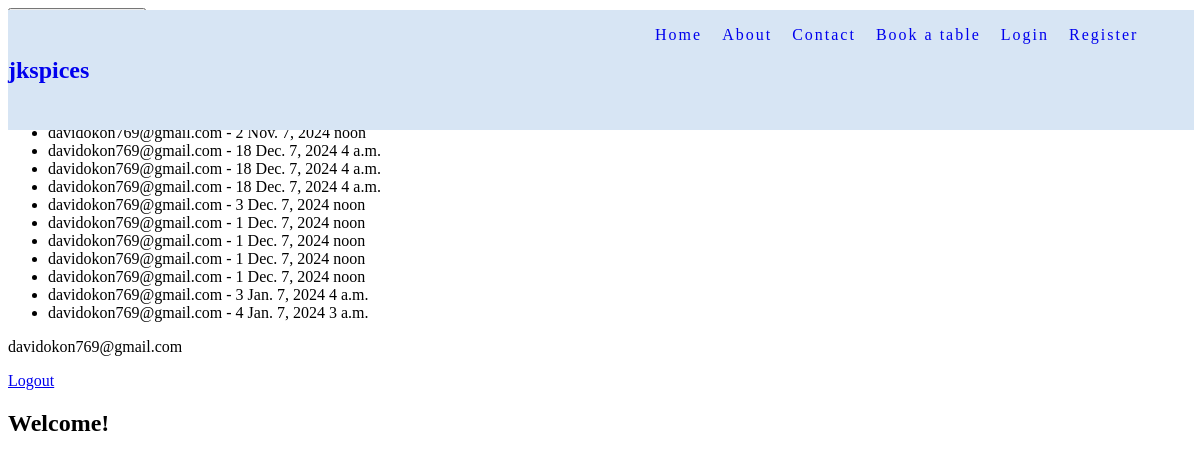
The app's page /restaurant/ (signed in) with its own data.
### restaurant/models.py (models this page shows)
class Bookings(models.Model):
    user = models.ForeignKey(User, on_delete=models.CASCADE, null=True)
    user_email = models.EmailField()
    group_size = models.PositiveIntegerField()
    booking_date = models.DateField()
    booking_time = models.TimeField(auto_now_add=False, blank=False, max_length=100)
    created_on = models.DateTimeField(auto_now_add=True)
    approved = models.BooleanField(default=False)

### restaurant/views.py (the view)
# urls.py: path('restaurant/', restaurant_views.my_restaurant, name='restaurant'),
def my_restaurant(request):
    bookings = Bookings.objects.all()
    return render(request, "index.html", {'bookings': bookings})

### restaurant/templates/index.html
{% extends "base.html" %}
{% block content %}
<a href="{% url 'book_table' %}"><button>Make a new booking</button></a>
<div>
    <h3>Existing bookings</h3>
    <ul>
        {% for booking in bookings %}
        <li>{{ booking.user_email }} - {{ booking.group_size }} {{ booking.booking_date }} {{ booking.booking_time }}</li>
        {% endfor %}
    </ul>
</div>
{% if request.user.is_authenticated %}
  <p>{{ request.user.username }}</p>
  <a href="{% url 'logout' %}">Logout</a>
{% else %}
  <a href="{% url 'login' %}">Login</a>
  <a href="{% url 'signup' %}">Signup</a>
{% endif %}
<h2>Welcome!</h2>
{% endblock content %}

### records on screen
Bookings: user_email "davidokon769@gmail.com", group_size "2", booking_date "Nov. 7, 2024", booking_time "noon"
Bookings: user_email "davidokon769@gmail.com", group_size "18", booking_date "Dec. 7, 2024", booking_time "4 a.m."
Bookings: user_email "davidokon769@gmail.com", group_size "18", booking_date "Dec. 7, 2024", booking_time "4 a.m."
Bookings: user_email "davidokon769@gmail.com", group_size "18", booking_date "Dec. 7, 2024", booking_time "4 a.m."
Bookings: user_email "davidokon769@gmail.com", group_size "3", booking_date "Dec. 7, 2024", booking_time "noon"
Bookings: user_email "davidokon769@gmail.com", group_size "1", booking_date "Dec. 7, 2024", booking_time "noon"
Bookings: user_email "davidokon769@gmail.com", group_size "1", booking_date "Dec. 7, 2024", booking_time "noon"
Bookings: user_email "davidokon769@gmail.com", group_size "1", booking_date "Dec. 7, 2024", booking_time "noon"
Bookings: user_email "davidokon769@gmail.com", group_size "1", booking_date "Dec. 7, 2024", booking_time "noon"
Bookings: user_email "davidokon769@gmail.com", group_size "3", booking_date "Jan. 7, 2024", booking_time "4 a.m."
Bookings: user_email "davidokon769@gmail.com", group_size "4", booking_date "Jan. 7, 2024", booking_time "3 a.m."

### other values on screen
{{ request.user.username }} "davidokon769@gmail.com"
